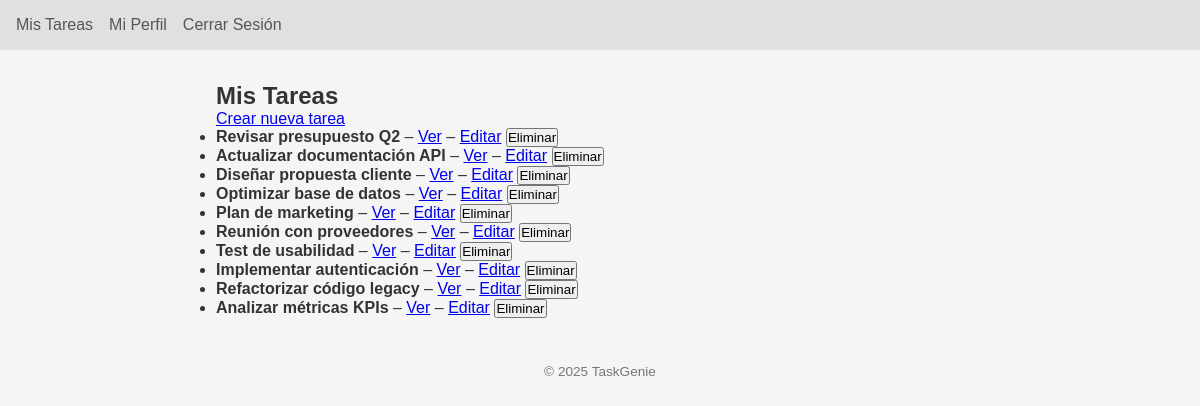
Page /tareas/ (signed in) on the earlier database version.
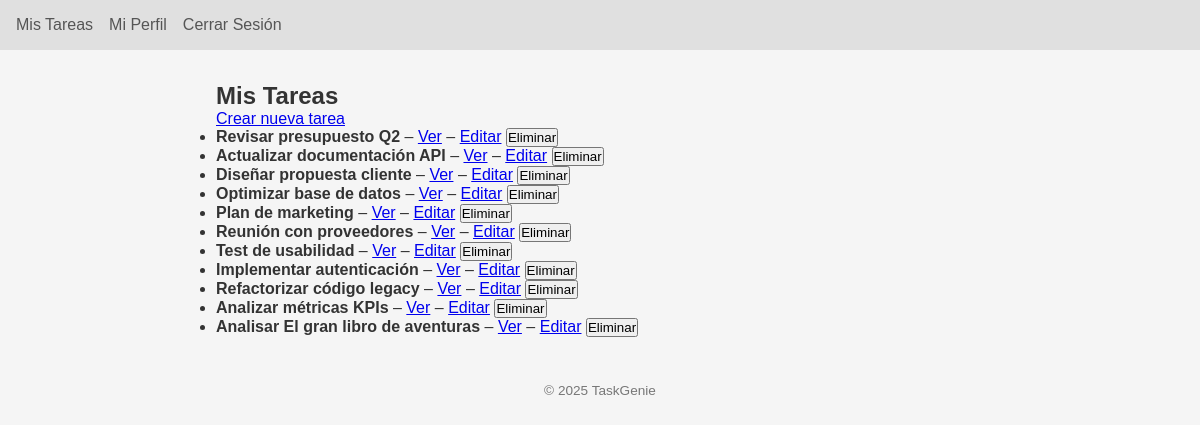
Same page on the later database version.
### app/models.py (models this page shows, shortened)
class Tarea(db.Model):
    __tablename__ = "tareas"
    id               = db.Column(db.Integer, primary_key=True)
    titulo           = db.Column(db.String(100), nullable=False)
    descripcion      = db.Column(db.Text, nullable=True)
    completada       = db.Column(db.Boolean, default=False)
    fecha_creacion   = db.Column(db.Date, default=date.today)
    fecha_entrega    = db.Column(db.Date, nullable=True)
    user_id          = db.Column(db.Integer, db.ForeignKey("usuarios.id"), nullable=False)
    importancia_id   = db.Column(db.String(2), db.ForeignKey("tb_importancia.cod_id"), nullable=True)
    estado_id        = db.Column(db.String(2), db.ForeignKey("tb_estado_tarea.cod_id"), nullable=True)
    asignado_a_id    = db.Column(db.Integer, db.ForeignKey("usuarios.id"), nullable=True)
    calificacion_id  = db.Column(db.Integer, db.ForeignKey("tb_tarea_calificada.cod_id_califica"), nullable=True)
    usuario        = db.relationship(
        "Usuario",
        foreign_keys=[user_id],
        back_populates="tareas_creadas"
    )
    asignado_a     = db.relationship(
        "Usuario",
        foreign_keys=[asignado_a_id],
        back_populates="tareas_recibidas"
    )
    importancia    = db.relationship(
        "Importancia",
        back_populates="tareas"
    )
    estado         = db.relationship(
        "EstadoTarea",
        back_populates="tareas"
    )
    calificaciones = db.relationship(
        "TareaCalificada",
        back_populates="tarea",
        cascade="all, delete-orphan",
        foreign_keys="[TareaCalificada.cod_id_tarea]"
    )

### app/blueprints/tareas/routes.py (the view)
@tareas_bp.route("/", methods=["GET"])
@login_required
def listado():
    tareas = Tarea.query.filter_by(user_id=current_user.id).all()
    return render_template("tareas/listado.html", tareas=tareas)

### app/extensions.py (called while the page is built)
@login_manager.user_loader
def load_user(user_id: str):
    from app.models import Usuario
    return db.session.get(Usuario, int(user_id))

### app/blueprints/tareas/templates/tareas/listado.html (shortened to what this page needs)
 {% extends
'base.html' %} {% block title %}Mis Tareas{% endblock %} {% block content %}
<h2>Mis Tareas</h2>
<p><a href="{{ url_for('tareas.nueva') }}">Crear nueva tarea</a></p>
<ul>
  {% for t in tareas %}
  <li>
    <strong>{{ t.titulo }}</strong>
    {% if t.completada %}(Completada){% endif %} –
    <a href="{{ url_for('tareas.detalle', tarea_id=t.id) }}">Ver</a> –
    <a href="{{ url_for('tareas.editar', tarea_id=t.id) }}">Editar</a>
    <form
      action="{{ url_for('tareas.eliminar', tarea_id=t.id) }}"
      method="post"
      style="display: inline"
    >
      <button type="submit">Eliminar</button>
    </form>
  </li>
  {% else %}
  <li>No tienes tareas aún.</li>
  {% endfor %}
</ul>
{% endblock %}

Differences in the rows shown:
added Tarea: titulo "Analisar El gran libro de aventuras"
